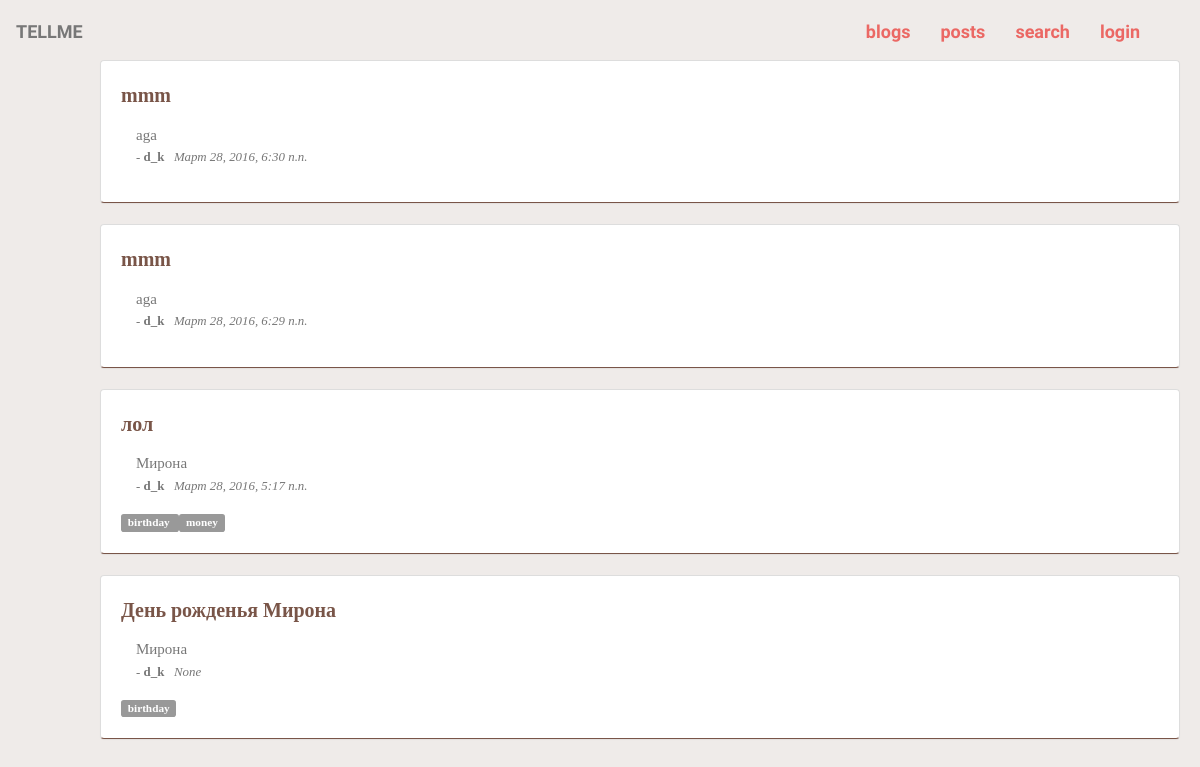
Screenshot of /blogs/1/ with the database file from the repository.
### events/models.py (models this page shows, shortened)
class Event(LikeMixin):
    title = models.CharField(verbose_name=u'Заголовок', max_length=255)
    text = models.TextField(verbose_name=u'Поле ввода текста', blank=True)
    create_date = models.DateTimeField(verbose_name=u'Дата создания', auto_now_add=True,  blank=True, null=True)
    change_date = models.DateTimeField(verbose_name=u'Дата последнего редактирования', auto_now=True,  blank=True, null=True)
    author = models.ForeignKey(settings.AUTH_USER_MODEL, verbose_name=u'Автор', null=True)
    blog = models.ForeignKey('blog.Blog', verbose_name=u'Блог', related_name='event', blank=True, null=True)
    total = models.FloatField(default=0)
    like_count = models.IntegerField(default=0)
    is_published = models.BooleanField(default=False)
    tags = models.ManyToManyField(Tag, related_name='tags')
    class Meta:
        verbose_name = u'Событие'
        verbose_name_plural = u'События'
        ordering = ('-create_date', )
    objects = EventQuerySet.as_manager()

class Tag(models.Model):
     name = models.CharField(max_length=255)
     class Meta:
         verbose_name = u'Тэг'
         verbose_name_plural = u'Тэги'
         ordering = ('name', )

### blog/views.py (the view)
# urls.py: url(r'^(?P<pk>\d+)/$', BlogView.as_view(), name="blog_detail"),
class BlogView(DetailView):
    model = Blog
    template_name = 'blog/blog.html'
    context_object_name = 'blog'

### blog/templates/blog/blog.html
{% extends "base.html" %}
{% block content %}
<div class="events__positioner">
    {% for event in blog.event.all%}
        <div class="event__wrap panel panel-default">
            <div class='events__title'>
                <a href = "{% url "events:event_detail" pk=event.id %}">{{ event.title }}</a>
            </div>
            <div class="panel-body">
                <div class="event__text">{{ event.text }}</div>
                <small>
                    - <b>{{ event.author }}</b>&nbsp&nbsp
                    <cite>{{ event.create_date }}</cite>
                </small>
            </div>
            <div>
                {% for tag in event.tags.all %}
                    <span class="label label-default">
                        {{ tag.name }}
                    </span>
                {% endfor %}
            </div>
        </div>
    {% endfor %}
</div>
{% endblock %}

### core/static/core/landing.css (style rules this page uses)
body { background: url('img/back.jpg') no-repeat fixed center; background-size: 100%; }

### core/static/core/style.css (style rules this page uses)
body { background-color: #efebe9; }
.event__wrap { border-bottom: 1px solid #795548; padding: 20px; }
.events__title a { text-decoration: none; font-size: 20px; font-weight: bold; color: #795548; }

### rows the page displays
Event: title "mmm", text "aga", author "d_k", create_date "Март 28, 2016, 6:30 п.п."
Event: title "mmm", text "aga", author "d_k", create_date "Март 28, 2016, 6:29 п.п."
Event: title "лол", text "Мирона", author "d_k", create_date "Март 28, 2016, 5:17 п.п."
Tag: name "birthday"
Tag: name "money"
Event: title "День рожденья Мирона", text "Мирона", author "d_k", create_date "None"
